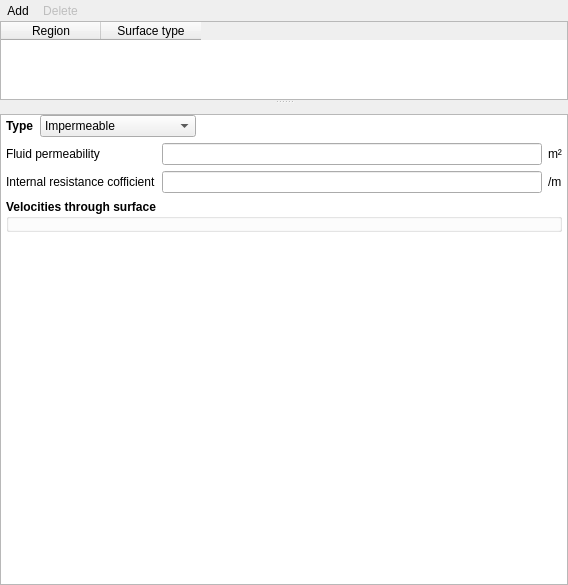
<?xml version="1.0" encoding="UTF-8"?>
<ui version="4.0">
 <class>internal_surfaces</class>
 <widget class="QWidget" name="internal_surfaces">
  <property name="geometry">
   <rect>
    <x>0</x>
    <y>0</y>
    <width>568</width>
    <height>585</height>
   </rect>
  </property>
  <property name="windowTitle">
   <string>Internal surfaces</string>
  </property>
  <property name="styleSheet">
   <string notr="true"/>
  </property>
  <layout class="QVBoxLayout" name="verticalLayout">
   <property name="spacing">
    <number>0</number>
   </property>
   <property name="leftMargin">
    <number>0</number>
   </property>
   <property name="topMargin">
    <number>0</number>
   </property>
   <property name="rightMargin">
    <number>0</number>
   </property>
   <property name="bottomMargin">
    <number>0</number>
   </property>
   <item>
    <widget class="QSplitter" name="splitter">
     <property name="orientation">
      <enum>Qt::Vertical</enum>
     </property>
     <widget class="QWidget" name="top_frame" native="true">
      <property name="sizePolicy">
       <sizepolicy hsizetype="Expanding" vsizetype="MinimumExpanding">
        <horstretch>0</horstretch>
        <verstretch>0</verstretch>
       </sizepolicy>
      </property>
      <property name="maximumSize">
       <size>
        <width>16777215</width>
        <height>100</height>
       </size>
      </property>
      <layout class="QVBoxLayout" name="verticalLayout_3">
       <property name="spacing">
        <number>0</number>
       </property>
       <property name="leftMargin">
        <number>0</number>
       </property>
       <property name="topMargin">
        <number>0</number>
       </property>
       <property name="rightMargin">
        <number>0</number>
       </property>
       <property name="bottomMargin">
        <number>0</number>
       </property>
       <item>
        <widget class="QWidget" name="frame_add_delete" native="true">
         <layout class="QHBoxLayout" name="horizontalLayout_7">
          <property name="spacing">
           <number>0</number>
          </property>
          <property name="leftMargin">
           <number>0</number>
          </property>
          <property name="topMargin">
           <number>0</number>
          </property>
          <property name="rightMargin">
           <number>0</number>
          </property>
          <property name="bottomMargin">
           <number>0</number>
          </property>
          <item>
           <layout class="QHBoxLayout" name="horizontalLayout">
            <item>
             <widget class="QToolButton" name="toolbutton_add">
              <property name="toolTip">
               <string>Define new internal surface over one or more regions</string>
              </property>
              <property name="text">
               <string>Add</string>
              </property>
              <property name="autoRaise">
               <bool>true</bool>
              </property>
             </widget>
            </item>
            <item>
             <widget class="QToolButton" name="toolbutton_delete">
              <property name="enabled">
               <bool>false</bool>
              </property>
              <property name="toolTip">
               <string>Delete internal surface</string>
              </property>
              <property name="text">
               <string>Delete</string>
              </property>
              <property name="autoRaise">
               <bool>true</bool>
              </property>
             </widget>
            </item>
            <item>
             <spacer name="horizontalSpacer">
              <property name="orientation">
               <enum>Qt::Horizontal</enum>
              </property>
              <property name="sizeHint" stdset="0">
               <size>
                <width>40</width>
                <height>20</height>
               </size>
              </property>
             </spacer>
            </item>
           </layout>
          </item>
         </layout>
        </widget>
       </item>
       <item>
        <widget class="QTableWidget" name="tablewidget_regions">
         <property name="maximumSize">
          <size>
           <width>16777215</width>
           <height>100</height>
          </size>
         </property>
         <property name="selectionMode">
          <enum>QAbstractItemView::SingleSelection</enum>
         </property>
         <property name="selectionBehavior">
          <enum>QAbstractItemView::SelectRows</enum>
         </property>
         <attribute name="horizontalHeaderHighlightSections">
          <bool>false</bool>
         </attribute>
         <attribute name="verticalHeaderVisible">
          <bool>false</bool>
         </attribute>
         <column>
          <property name="text">
           <string>Region</string>
          </property>
         </column>
         <column>
          <property name="text">
           <string>Surface type</string>
          </property>
         </column>
        </widget>
       </item>
      </layout>
     </widget>
     <widget class="QWidget" name="bottom_frame" native="true">
      <property name="sizePolicy">
       <sizepolicy hsizetype="Expanding" vsizetype="Expanding">
        <horstretch>0</horstretch>
        <verstretch>0</verstretch>
       </sizepolicy>
      </property>
      <layout class="QGridLayout" name="gridLayout_15">
       <property name="leftMargin">
        <number>0</number>
       </property>
       <property name="topMargin">
        <number>10</number>
       </property>
       <property name="rightMargin">
        <number>0</number>
       </property>
       <property name="bottomMargin">
        <number>0</number>
       </property>
       <item row="0" column="0">
        <layout class="QHBoxLayout" name="horizontalLayout_2"/>
       </item>
       <item row="1" column="0">
        <widget class="QScrollArea" name="scrollarea_detail">
         <property name="sizePolicy">
          <sizepolicy hsizetype="Expanding" vsizetype="MinimumExpanding">
           <horstretch>0</horstretch>
           <verstretch>0</verstretch>
          </sizepolicy>
         </property>
         <property name="minimumSize">
          <size>
           <width>0</width>
           <height>0</height>
          </size>
         </property>
         <property name="styleSheet">
          <string notr="true">QWidget#detail_pane {background-color: white}</string>
         </property>
         <property name="widgetResizable">
          <bool>true</bool>
         </property>
         <widget class="QWidget" name="detail_pane">
          <property name="geometry">
           <rect>
            <x>0</x>
            <y>0</y>
            <width>566</width>
            <height>454</height>
           </rect>
          </property>
          <layout class="QVBoxLayout" name="verticalLayout_4">
           <property name="leftMargin">
            <number>5</number>
           </property>
           <property name="topMargin">
            <number>0</number>
           </property>
           <property name="rightMargin">
            <number>5</number>
           </property>
           <property name="bottomMargin">
            <number>0</number>
           </property>
           <item>
            <layout class="QVBoxLayout" name="verticalLayout_2">
             <item>
              <widget class="QWidget" name="frame_fluid_parameters" native="true">
               <layout class="QGridLayout" name="gridLayout_3">
                <property name="leftMargin">
                 <number>0</number>
                </property>
                <property name="topMargin">
                 <number>0</number>
                </property>
                <property name="rightMargin">
                 <number>0</number>
                </property>
                <property name="bottomMargin">
                 <number>0</number>
                </property>
                <item row="0" column="0" colspan="3">
                 <layout class="QHBoxLayout" name="horizontalLayout_3">
                  <property name="spacing">
                   <number>6</number>
                  </property>
                  <item>
                   <widget class="QLabel" name="label_is_type">
                    <property name="font">
                     <font>
                      <weight>75</weight>
                      <bold>true</bold>
                     </font>
                    </property>
                    <property name="text">
                     <string>Type</string>
                    </property>
                   </widget>
                  </item>
                  <item>
                   <widget class="ComboBox" name="combobox_is_type">
                    <item>
                     <property name="text">
                      <string>Impermeable</string>
                     </property>
                    </item>
                    <item>
                     <property name="text">
                      <string>X-axis impermeable</string>
                     </property>
                    </item>
                    <item>
                     <property name="text">
                      <string>Y-axis impermeable</string>
                     </property>
                    </item>
                    <item>
                     <property name="text">
                      <string>Z-axis impermeable</string>
                     </property>
                    </item>
                    <item>
                     <property name="text">
                      <string>Semi-permeable</string>
                     </property>
                    </item>
                    <item>
                     <property name="text">
                      <string>X-axis semi-permeable</string>
                     </property>
                    </item>
                    <item>
                     <property name="text">
                      <string>Y-axis semi-permeable</string>
                     </property>
                    </item>
                    <item>
                     <property name="text">
                      <string>Z-axis semi-permeable</string>
                     </property>
                    </item>
                    <item>
                     <property name="text">
                      <string>Moveable (STL)</string>
                     </property>
                    </item>
                   </widget>
                  </item>
                  <item>
                   <spacer name="horizontalSpacer_2">
                    <property name="orientation">
                     <enum>Qt::Horizontal</enum>
                    </property>
                    <property name="sizeHint" stdset="0">
                     <size>
                      <width>40</width>
                      <height>20</height>
                     </size>
                    </property>
                   </spacer>
                  </item>
                 </layout>
                </item>
                <item row="1" column="2">
                 <widget class="QLabel" name="label_is_pc_1_units">
                  <property name="text">
                   <string>m²</string>
                  </property>
                 </widget>
                </item>
                <item row="2" column="1">
                 <widget class="LineEdit" name="lineedit_keyword_is_pc_args_IS_2"/>
                </item>
                <item row="2" column="2">
                 <widget class="QLabel" name="label_is_pc_2_units">
                  <property name="text">
                   <string>/m</string>
                  </property>
                 </widget>
                </item>
                <item row="1" column="0">
                 <widget class="QLabel" name="label_is_pc_1">
                  <property name="text">
                   <string>Fluid permeability</string>
                  </property>
                 </widget>
                </item>
                <item row="1" column="1">
                 <widget class="LineEdit" name="lineedit_keyword_is_pc_args_IS_1"/>
                </item>
                <item row="2" column="0">
                 <widget class="QLabel" name="label_is_pc_2">
                  <property name="text">
                   <string>Internal resistance cofficient</string>
                  </property>
                 </widget>
                </item>
                <item row="4" column="1">
                 <spacer name="verticalSpacer">
                  <property name="orientation">
                   <enum>Qt::Vertical</enum>
                  </property>
                  <property name="sizeHint" stdset="0">
                   <size>
                    <width>20</width>
                    <height>40</height>
                   </size>
                  </property>
                 </spacer>
                </item>
                <item row="3" column="0" colspan="3">
                 <widget class="QGroupBox" name="groupbox_solids_velocities">
                  <property name="font">
                   <font>
                    <weight>75</weight>
                    <bold>true</bold>
                   </font>
                  </property>
                  <property name="title">
                   <string>Velocities through surface</string>
                  </property>
                  <property name="flat">
                   <bool>true</bool>
                  </property>
                  <layout class="QGridLayout" name="gridLayout_3">
                   <property name="leftMargin">
                    <number>5</number>
                   </property>
                   <property name="topMargin">
                    <number>5</number>
                   </property>
                   <property name="rightMargin">
                    <number>5</number>
                   </property>
                   <property name="bottomMargin">
                    <number>5</number>
                   </property>
                  </layout>
                 </widget>
                </item>
               </layout>
              </widget>
             </item>
            </layout>
           </item>
          </layout>
         </widget>
        </widget>
       </item>
      </layout>
     </widget>
    </widget>
   </item>
  </layout>
 </widget>
 <customwidgets>
  <customwidget>
   <class>LineEdit</class>
   <extends>QLineEdit</extends>
   <header>mfixgui.widgets.base</header>
  </customwidget>
  <customwidget>
   <class>ComboBox</class>
   <extends>QComboBox</extends>
   <header>mfixgui.widgets.base</header>
  </customwidget>
 </customwidgets>
 <resources/>
 <connections/>
</ui>
